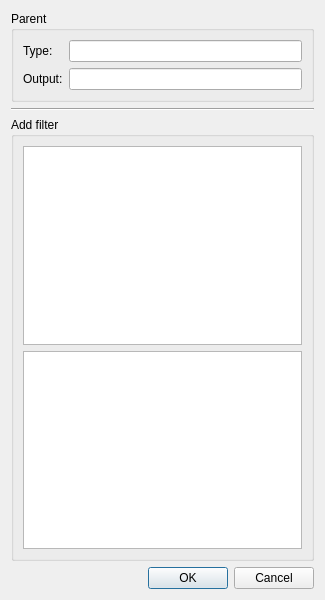
<?xml version="1.0" encoding="UTF-8"?>
<ui version="4.0">
 <class>VtkAddFilterDialogBase</class>
 <widget class="QDialog" name="VtkAddFilterDialogBase">
  <property name="geometry">
   <rect>
    <x>0</x>
    <y>0</y>
    <width>325</width>
    <height>600</height>
   </rect>
  </property>
  <property name="minimumSize">
   <size>
    <width>325</width>
    <height>600</height>
   </size>
  </property>
  <property name="maximumSize">
   <size>
    <width>325</width>
    <height>600</height>
   </size>
  </property>
  <property name="windowTitle">
   <string>Add visualization filter</string>
  </property>
  <layout class="QVBoxLayout" name="verticalLayout">
   <item>
    <widget class="QGroupBox" name="parentGroupBox">
     <property name="sizePolicy">
      <sizepolicy hsizetype="Preferred" vsizetype="Maximum">
       <horstretch>0</horstretch>
       <verstretch>0</verstretch>
      </sizepolicy>
     </property>
     <property name="title">
      <string>Parent</string>
     </property>
     <layout class="QVBoxLayout" name="verticalLayout_3">
      <item>
       <layout class="QGridLayout" name="gridLayout_2">
        <item row="0" column="0">
         <widget class="QLabel" name="label_3">
          <property name="text">
           <string>Type:</string>
          </property>
         </widget>
        </item>
        <item row="0" column="1">
         <widget class="QLineEdit" name="parentTypeLineEdit">
          <property name="readOnly">
           <bool>true</bool>
          </property>
         </widget>
        </item>
        <item row="1" column="0">
         <widget class="QLabel" name="label_4">
          <property name="text">
           <string>Output:</string>
          </property>
         </widget>
        </item>
        <item row="1" column="1">
         <widget class="QLineEdit" name="parentOutputLineEdit"/>
        </item>
       </layout>
      </item>
     </layout>
    </widget>
   </item>
   <item>
    <widget class="Line" name="line">
     <property name="orientation">
      <enum>Qt::Horizontal</enum>
     </property>
    </widget>
   </item>
   <item>
    <widget class="QGroupBox" name="filterGroupBox">
     <property name="sizePolicy">
      <sizepolicy hsizetype="Preferred" vsizetype="Preferred">
       <horstretch>0</horstretch>
       <verstretch>0</verstretch>
      </sizepolicy>
     </property>
     <property name="title">
      <string>Add filter</string>
     </property>
     <layout class="QVBoxLayout" name="verticalLayout_4">
      <item>
       <widget class="QListWidget" name="filterListWidget"/>
      </item>
      <item>
       <widget class="QTextEdit" name="filterDescTextEdit"/>
      </item>
     </layout>
    </widget>
   </item>
   <item>
    <widget class="QDialogButtonBox" name="buttonBox">
     <property name="orientation">
      <enum>Qt::Horizontal</enum>
     </property>
     <property name="standardButtons">
      <set>QDialogButtonBox::Cancel|QDialogButtonBox::Ok</set>
     </property>
    </widget>
   </item>
  </layout>
 </widget>
 <tabstops>
  <tabstop>filterListWidget</tabstop>
  <tabstop>buttonBox</tabstop>
  <tabstop>parentTypeLineEdit</tabstop>
  <tabstop>parentOutputLineEdit</tabstop>
  <tabstop>filterDescTextEdit</tabstop>
 </tabstops>
 <resources/>
 <connections>
  <connection>
   <sender>buttonBox</sender>
   <signal>accepted()</signal>
   <receiver>VtkAddFilterDialogBase</receiver>
   <slot>accept()</slot>
   <hints>
    <hint type="sourcelabel">
     <x>248</x>
     <y>254</y>
    </hint>
    <hint type="destinationlabel">
     <x>157</x>
     <y>274</y>
    </hint>
   </hints>
  </connection>
  <connection>
   <sender>buttonBox</sender>
   <signal>rejected()</signal>
   <receiver>VtkAddFilterDialogBase</receiver>
   <slot>reject()</slot>
   <hints>
    <hint type="sourcelabel">
     <x>316</x>
     <y>260</y>
    </hint>
    <hint type="destinationlabel">
     <x>286</x>
     <y>274</y>
    </hint>
   </hints>
  </connection>
 </connections>
</ui>
